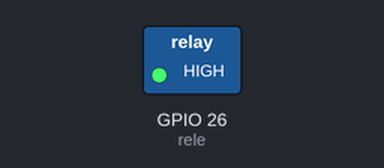
Bench run of a sketch on a simulated ESP32. On the bench: switched loads named in the sketch (green lamp = pin HIGH).

Above: at 1.0 s.
At 3.0 s:
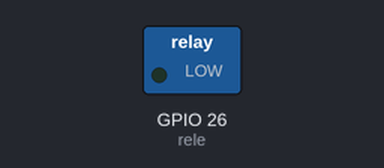
Timing chart, 0 to 5.2 s (numbered marks = the images above):
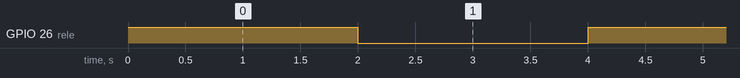

The sketch:

rele.ino
```cpp
int rele = 26;

void setup() {
  // put your setup code here, to run once:
  pinMode(rele,OUTPUT);
  Serial.begin(9600);
}

void loop() {
  // put your main code here, to run repeatedly:
  digitalWrite(rele,HIGH);
  delay(2000);
  digitalWrite(rele,LOW);
  delay(2000);
}
```

Measured:
- by itself, GPIO 26 (rele): alternates HIGH for 2.0 s and LOW for 2.0 s
